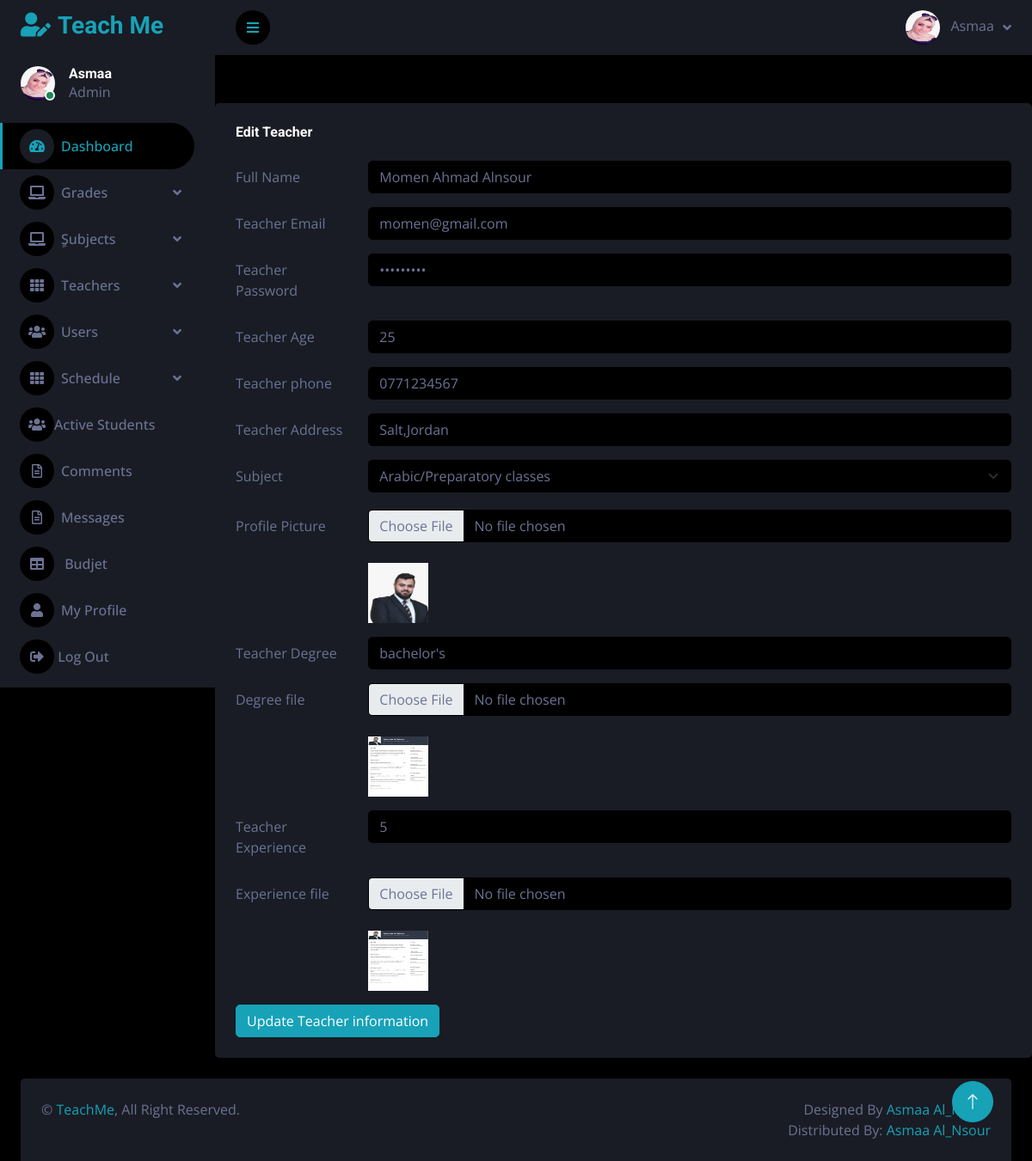
/Source Code/private_online_sessions/admin_area/index.php?edit_teacher=15 (signed in), run on the app's committed database.
### tables this page shows
CREATE TABLE `users` (
  `id` int(11) NOT NULL,
  `full_name` varchar(255) NOT NULL,
  `email` varchar(255) NOT NULL,
  `age` int(11) NOT NULL,
  `password` varchar(255) NOT NULL,
  `phone` varchar(50) NOT NULL,
  `user_type` varchar(50) NOT NULL DEFAULT 'user',
  `address` varchar(255) NOT NULL,
  `profile_pic` varchar(255) NOT NULL,
  `subject` varchar(255) DEFAULT NULL,
  `delete_user` int(11) NOT NULL DEFAULT 1
);

CREATE TABLE `teachers` (
  `id` int(11) NOT NULL,
  `full_name` varchar(255) NOT NULL,
  `phone` varchar(15) NOT NULL,
  `email` varchar(150) NOT NULL,
  `password` varchar(11) NOT NULL,
  `subject_id` int(11) NOT NULL,
  `address` varchar(255) NOT NULL,
  `age` int(11) NOT NULL,
  `image` varchar(255) NOT NULL,
  `degree` varchar(255) NOT NULL,
  `degree_file` varchar(255) NOT NULL,
  `experience` varchar(255) NOT NULL,
  `experience_file` varchar(255) NOT NULL,
  `approval` int(11) NOT NULL DEFAULT 0 COMMENT '0 is not approved',
  `suspend` int(11) NOT NULL DEFAULT 1 COMMENT '0 is suspended',
  `delete_teacher` int(11) NOT NULL DEFAULT 1 COMMENT '0 is Deleted'
);

CREATE TABLE `subjects` (
  `id` int(11) NOT NULL,
  `grades_id` int(11) NOT NULL,
  `subject` varchar(255) NOT NULL,
  `subject_img` varchar(150) DEFAULT NULL,
  `subject_keywords` varchar(255) NOT NULL,
  `delete_subject` int(11) NOT NULL DEFAULT 1
);

### Source Code/private_online_sessions/admin_area/edit_teacher.php (the view, shortened to what this page needs)
<?php
if(!isset($_SESSION['admin_email'])){
    echo "<script>window.open('../dashboard/login.php','_self')</script>";
}
else {
?>
<?php
if(isset($_GET['edit_teacher'])){
$edit_id = $_GET['edit_teacher'];
$get_t = "select * from teachers where id='$edit_id'";
$run_edit = mysqli_query($con,$get_t);
$row_edit = mysqli_fetch_array($run_edit);
$full_name = $row_edit['full_name'];
$email = $row_edit['email'];
$password = $row_edit['password'];
$age = $row_edit['age'];
$phone = $row_edit['phone'];
$address=$row_edit['address'];
$degree=$row_edit['degree'];
$experience=$row_edit['experience'];
$subject_id = $row_edit['subject_id'];
$image = $row_edit['image'];
$degree_file = $row_edit['degree_file'];
$experience_file = $row_edit['experience_file'];
$get_grade = "select * from grades , subjects WHERE subjects.id='$subject_id' && subjects.grades_id=grades.id&&
  subjects.delete_subject='1'
&& grades.delete_grade='1'";
$run_grade = mysqli_query($con,$get_grade);
$row_grade = mysqli_fetch_array($run_grade);
$grade_title = $row_grade['grade'];
$subject_title = $row_grade['subject'];
}
?>
<br><br>
 <div class="col-sm-12 col-xl-12  mt-2">
                        <div class="bg-secondary rounded h-100 p-4">
                            <h6 class="mb-4">Edit Teacher</h6>
                            <form method="post" enctype="multipart/form-data">
                                <div class="row mb-3">
                                    <label for="inputEmail3" class="col-sm-2 col-form-label">Full Name</label>
                                    <div class="col-sm-10">
                                        <input type="text"  value="<?php echo $full_name; ?>" name="full_name" class="form-control" id="inputEmail3" required>
                                    </div>
                                </div>
                                <div class="row mb-3">
                                    <label for="inputEmail3" class="col-sm-2 col-form-label">Teacher Email</label>
                                    <div class="col-sm-10">
                                        <input type="email" value="<?php echo $email; ?>" name="email" class="form-control" id="inputEmail3" required>
                                    </div>
                                </div>
                                <div class="row mb-3">
                                    <label for="inputEmail3" class="col-sm-2 col-form-label">Teacher Password</label>
                                    <div class="col-sm-10">
                                        <input type="password" value="<?php echo $password; ?>" name="password" class="form-control" id="inputEmail3" required>
                                    </div>
                                </div>
                                <div class="row mb-3">
                                    <label for="inputEmail3" class="col-sm-2 col-form-label">Teacher Age</label>
                                    <div class="col-sm-10">
                                        <input type="text" value="<?php echo $age; ?>" name="age" class="form-control" id="inputEmail3" required>
                                    </div>
                                </div>
                                <div class="row mb-3">
                                    <label for="inputEmail3" class="col-sm-2 col-form-label">Teacher phone</label>
                                    <div class="col-sm-10">
                                        <input type="text" value="<?php echo $phone; ?>" name="phone" class="form-control" id="inputEmail3" required>
                                    </div>
                                </div>
                                <div class="row mb-3">
                                    <label for="inputEmail3" class="col-sm-2 col-form-label">Teacher Address</label>
                                    <div class="col-sm-10">
                                        <input type="text"  value="<?php echo $address; ?>" name="address" class="form-control" id="inputEmail3" required>
                                    </div>
                                </div>
                                <div class="row mb-3">
                                    <label for="inputEmail3" class="col-sm-2 col-form-label">Subject</label>
                                    <div class="col-sm-10">
                                    <select  name="subject_id" class="form-select mb-1" aria-label="Default select example">
                                    <option value="<?php echo $subject_id; ?>" > <?php echo $subject_title ,"/",$grade_title; ?> </option>
                  </select>
                                    </div></div>
                                <div class="row mb-3">
                                <label for="inputPassword3" class="col-sm-2 col-form-label">Profile Picture</label>
                                    <div class="col-sm-10">
                                    <input class="form-control bg-dark" name="image" type="file" id="formFile">
                                    <br><img src="user_image/<?php echo $image; ?>" width="70" height="70" >
                                </div>
                                </div>
                                <div class="row mb-3">
                                    <label for="inputEmail3" class="col-sm-2 col-form-label">Teacher Degree</label>
                                    <div class="col-sm-10">
                                        <input value="<?php echo $degree; ?>"  type="text"  name="degree" class="form-control" id="inputEmail3" required>
                                    </div>
                                </div>
                                <div class="row mb-3">
                                <label for="inputPassword3" class="col-sm-2 col-form-label">Degree file</label>
                                    <div class="col-sm-10">
                                    <input class="form-control bg-dark" name="degree_file" type="file" id="formFile">
                                    <br><img src="user_image/<?php echo $degree_file; ?>" width="70" height="70" >
                                </div>
                                </div>
                                <div class="row mb-3">
                                    <label for="inputEmail3" class="col-sm-2 col-form-label">Teacher Experience</label>
                                    <div class="col-sm-10">
                                        <input type="text" value="<?php echo $experience; ?>" name="experience" class="form-control" id="inputEmail3" required>
                                    </div>
                                </div>
                                <div class="row mb-3">
                                <label for="inputPassword3" class="col-sm-2 col-form-label">Experience file</label>
                                    <div class="col-sm-10">
                                    <input class="form-control bg-dark" name="experience_file" type="file" id="formFile">
                                    <br><img src="user_image/<?php echo $experience_file; ?>" width="70" height="70" >
                                </div>
                                </div>
                                <input type="submit" name="update" value="Update Teacher information"  class="btn btn-primary">
                            </form>
                            </div>
                    </div>
<?php } ?>

### Source Code/private_online_sessions/admin_area/sidebar.php (shortened to what this page needs)
<?php
include("includes/db.php");
if(!isset($_SESSION['admin_email'])){
echo "<script>window.open('../dashboard/login.php','_self')</script>";
}
else {
    $email=$_SESSION['admin_email'];
    $get_admin = "SELECT * FROM users WHERE email ='$email'";
    $run_admin = mysqli_query($con,$get_admin);
    $row_admin = mysqli_fetch_array($run_admin);
?>
<body>
    <div class="container-fluid position-relative d-flex p-0">
        <div class="sidebar pe-4 pb-3">
            <nav class="navbar bg-secondary navbar-dark">
                <a href="index.php?dashboard" class="navbar-brand mx-4 mb-3">
                    <h3 class="text-primary"><i class="fa fa-user-edit me-2"></i>Teach Me</h3>
                </a>
                <div class="d-flex align-items-center ms-4 mb-4">
                    <div class="position-relative">
                        <img class="rounded-circle" src="../admin_area/user_image/<?php echo $row_admin['profile_pic']; ?>" alt="" style="width: 40px; height: 40px;">
                        <div class="bg-success rounded-circle border border-2 border-white position-absolute end-0 bottom-0 p-1"></div>
                    </div>
                    <div class="ms-3">
                        <h6 class="mb-0"><?php echo $row_admin['full_name'] ;?></h6>
                        <span>Admin</span>
                    </div>
                </div>
                <div class="navbar-nav w-100">
                <a href="index.php?dashboard" class="nav-item nav-link active"><i class="fa fa-tachometer-alt me-2"></i>Dashboard</a>
                <div class="nav-item dropdown">
                        <a href="#" class="nav-link dropdown-toggle" data-bs-toggle="dropdown"><i class="fa fa-laptop me-2"></i>Grades</a>
                    </div>
                <div class="nav-item dropdown">
                        <a href="#" class="nav-link dropdown-toggle" data-bs-toggle="dropdown"><i class="fa fa-laptop me-2"></i>ٍSubjects</a>
                    </div>
                    <div class="nav-item dropdown">
                        <a href="#" class="nav-link dropdown-toggle" data-bs-toggle="dropdown"><i class="fa fa-th me-2"></i>Teachers</a>
                    </div>
                    <div class="nav-item dropdown">
                        <a href="#" class="nav-link dropdown-toggle" data-bs-toggle="dropdown"><i class="fa fa-users me-2"></i>Users</a>
                    </div>
                    <div class="nav-item dropdown">
                <a href="#" class="nav-link dropdown-toggle" data-bs-toggle="dropdown"><i class="fa fa-th me-2"></i>Schedule</a>
                </div>
                    <a href="index.php?student" class="nav-item nav-link"><i class="fas fa-users"></i>Active Students</a>
                    <a href="index.php?comment" class="nav-item nav-link"><i class="far fa-file-alt me-2"></i>Comments</a>
                    <a href="index.php?message" class="nav-item nav-link"><i class="far fa-file-alt me-2"></i>Messages</a>
                                   <a href="index.php?budjet" class="nav-item nav-link"><i class="fa fa-table me-2"></i> Budjet</a>
                    <a href="index.php?user_profile=<?php echo $id; ?>" class="nav-item nav-link"><i class="fa fa-user me-2"></i>My Profile</a>
                    <a href="index.php?logout" class="nav-item nav-link"><i class="fas fa-sign-out-alt"></i>  Log Out</a>
                </div>
            </nav>
        </div>
        <div class="content">
            <nav class="navbar navbar-expand bg-secondary navbar-dark sticky-top px-4 py-0">
                <a href="#" class="sidebar-toggler flex-shrink-0">
                    <i class="fa fa-bars"></i>
                </a>
                <div class="navbar-nav align-items-center ms-auto">
                    <div class="nav-item dropdown">
                    <div class="nav-item dropdown">
                        <a href="#" class="nav-link dropdown-toggle" data-bs-toggle="dropdown">
                            <img class="rounded-circle me-lg-2" src="../admin_area/user_image/<?php echo $row_admin['profile_pic']; ?>" alt="" style="width: 40px; height: 40px;">
                            <span class="d-none d-lg-inline-flex"><?php echo $row_admin['full_name'] ;?></span>
                        </a>
                    </div>
                </div>
            </nav>
        <?php
 }
  ?>

### Source Code/private_online_sessions/admin_area/css/style.css (style rules this page uses)
:root { --primary: #17A2B8; --secondary: #191C24; --light: #6C7293; --dark: #000000; }
.btn { transition: .5s; }
.sidebar { position: fixed; top: 0; left: 0; bottom: 0; width: 250px; height: 100vh; overflow-y: auto; background: var(--secondary); transition: 0.5s; z-index: 999; }
.content { margin-left: 250px; min-height: 100vh; background: var(--dark); transition: 0.5s; }
@media (min-width: 992px) { .sidebar { margin-left: 0; } }
@media (min-width: 992px) { .content { width: calc(100% - 250px); } }
.sidebar .navbar .navbar-nav .nav-link { padding: 7px 20px; color: var(--light); font-weight: 500; border-left: 3px solid var(--secondary); border-radius: 0 30px 30px 0; outline: none; }
.sidebar .navbar .navbar-nav .nav-link:hover, .sidebar .navbar .navbar-nav .nav-link.active { color: var(--primary); background: var(--dark); border-color: var(--primary); }
.sidebar .navbar .navbar-nav .nav-link i { width: 40px; height: 40px; display: inline-flex; align-items: center; justify-content: center; background: var(--dark); border-radius: 40px; }
.sidebar .navbar .navbar-nav .nav-link:hover i, .sidebar .navbar .navbar-nav .nav-link.active i { background: var(--secondary); }
.sidebar .navbar .dropdown-toggle::after { position: absolute; top: 15px; right: 15px; border: none; content: "\f107"; font-family: "Font Awesome 5 Free"; font-weight: 900; transition: .5s; }
.content .navbar .navbar-nav .nav-link { margin-left: 25px; padding: 12px 0; color: var(--light); outline: none; }
.content .navbar .sidebar-toggler, .content .navbar .navbar-nav .nav-link i { width: 40px; height: 40px; display: inline-flex; align-items: center; justify-content: center; background: var(--dark); border-radius: 40px; }
.content .navbar .dropdown-toggle::after { margin-left: 6px; vertical-align: middle; border: none; content: "\f107"; font-family: "Font Awesome 5 Free"; font-weight: 900; transition: .5s; }

### data on the page
users: profile_pic (picture), full_name "Asmaa"
teachers: full_name "Momen Ahmad Alnsour", email "momen@gmail.com", age "25", phone "0771234567", address "Salt,Jordan", image (picture), degree "bachelor's", degree_file (picture), experience "5", experience_file (picture)
subjects: subject_id "Arabic/Preparatory classes"
